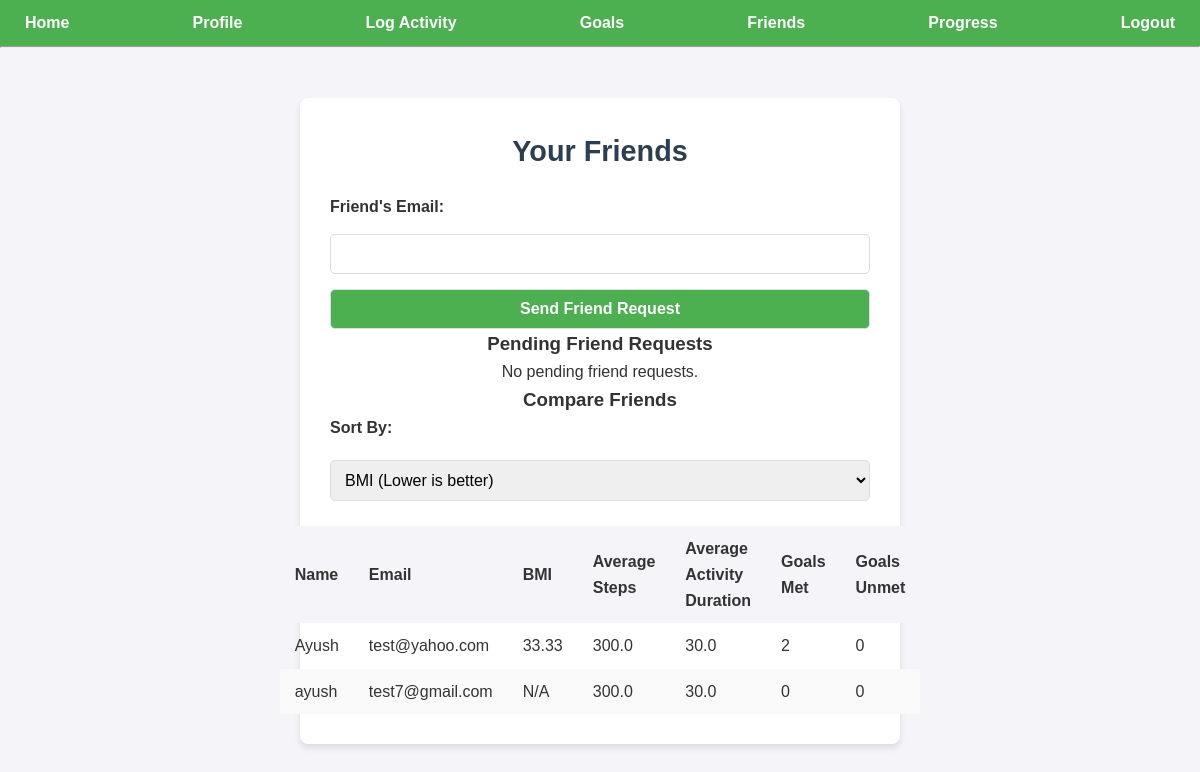
/friends (signed in), run on the app's committed database.
### models.py (models this page shows)
class User(db.Model):
    __tablename__ = 'users'
    id = db.Column(db.Integer, primary_key=True)
    name = db.Column(db.String(100), nullable=False)
    email = db.Column(db.String(100), unique=True, nullable=False)
    password = db.Column(db.String(200), nullable=False)
    height = db.Column(db.Float, nullable=True)
    weight = db.Column(db.Float, nullable=True)
    age = db.Column(db.Integer, nullable=True)
    gender = db.Column(db.String(10), nullable=True)
    fitness_level = db.Column(db.String(20), nullable=True)
    activities = db.relationship('Activity', back_populates='user', cascade="all, delete-orphan")
    fitness_goals = db.relationship('Goal', back_populates='user', cascade="all, delete-orphan")
    friends = db.relationship('Friendship', foreign_keys='Friendship.user_id', back_populates='user', cascade="all, delete-orphan")

### app.py (the view, shortened to what this page needs)
@app.route('/friends', methods=['GET', 'POST'])
def friends():
    if 'user_id' not in session:
        flash('Please log in to access your friends list.')
        return redirect(url_for('login'))
    user = User.query.get(session['user_id'])
    incoming_requests = Friendship.query.filter_by(friend_id=user.id, status='pending').all()
    accepted_friendships = Friendship.query.filter(
        ((Friendship.user_id == user.id) | (Friendship.friend_id == user.id)) &
        (Friendship.status == 'accepted')
    ).all()
    user_activities = Activity.query.filter_by(user_id=user.id).all()
    user_bmi = round(user.weight / ((user.height / 100) ** 2), 2) if user.height and user.weight else None
    user_avg_steps = round(sum(a.steps for a in user_activities if a.steps) / len(user_activities), 2) if user_activities else None
    user_avg_duration = round(sum(a.duration for a in user_activities if a.duration) / len(user_activities), 2) if user_activities else None
    user_goals_met = Goal.query.filter_by(user_id=user.id).filter(Goal.progress >= Goal.target_value).count()
    user_goals_unmet = Goal.query.filter_by(user_id=user.id).filter(Goal.progress < Goal.target_value).count()
    friends_data = []
    for friendship in accepted_friendships:
        friend = friendship.friend if friendship.user_id == user.id else friendship.user
        activities = Activity.query.filter_by(user_id=friend.id).all()
        bmi = round(friend.weight / ((friend.height / 100) ** 2), 2) if friend.height and friend.weight else None
        avg_steps = round(sum(a.steps for a in activities if a.steps) / len(activities), 2) if activities else None
        avg_duration = round(sum(a.duration for a in activities if a.duration) / len(activities), 2) if activities else None
        goals_met = Goal.query.filter_by(user_id=friend.id).filter(Goal.progress >= Goal.target_value).count()
        goals_unmet = Goal.query.filter_by(user_id=friend.id).filter(Goal.progress < Goal.target_value).count()
        friends_data.append({
            'name': friend.name,
            'email': friend.email,
            'bmi': bmi,
            'avg_steps': avg_steps,
            'avg_duration': avg_duration,
            'goals_met': goals_met,
            'goals_unmet': goals_unmet,
        })
    friends_data.append({
        'name': user.name,
        'email': user.email,
        'bmi': user_bmi,
        'avg_steps': user_avg_steps,
        'avg_duration': user_avg_duration,
        'goals_met': user_goals_met,
        'goals_unmet': user_goals_unmet,
    })
    sort_category = request.args.get('sort', 'bmi')
    reverse_sort = sort_category not in ['bmi']  # BMI is sorted ascending; others descending
    def sorting_key(item):
        value = item.get(sort_category)
        if value is None:
            return float('inf') if not reverse_sort else float('-inf')
        return value
    friends_data.sort(key=sorting_key, reverse=reverse_sort)
    return render_template(
        'friends.html',
        user=user,
        incoming_requests=incoming_requests,
        accepted_friends=friends_data,
        sort_category=sort_category,
    )

### app.py (called while the page is built)
@app.before_request
def create_tables_once():
    global first_request_done  # Declare the variable as global
    if not first_request_done:
        db.create_all()
        first_request_done = True

### templates/friends.html (shortened to what this page needs)
{% extends "base.html" %}
{% block content %}
<div class="container">
    <h2>Your Friends</h2>
    <form method="POST">
        <label for="friend_email">Friend's Email:</label>
        <input type="email" name="friend_email" id="friend_email" required>
        <button type="submit">Send Friend Request</button>
    </form>
    <h3>Pending Friend Requests</h3>
    {% if incoming_requests %}
    <table>
        <thead>
            <tr>
                <th>From</th>
                <th>Actions</th>
            </tr>
        </thead>
        <tbody>
            {% for request in incoming_requests %}
            <tr>
                <td>{{ request.user.name }} ({{ request.user.email }})</td>
                <td>
                    <form method="POST" action="{{ url_for('update_friendship', friendship_id=request.id) }}">
                        <button name="status" value="accepted">Accept</button>
                        <button name="status" value="rejected">Reject</button>
                    </form>
                </td>
            </tr>
            {% endfor %}
        </tbody>
    </table>
    {% else %}
    <p>No pending friend requests.</p>
    {% endif %}
    <h3>Compare Friends</h3>
    <form method="GET" action="{{ url_for('friends') }}">
        <label for="sort_category">Sort By:</label>
        <select name="sort" id="sort_category" onchange="this.form.submit()">
            <option value="bmi" {% if sort_category == 'bmi' %}selected{% endif %}>BMI (Lower is better)</option>
        </select>
    </form>
    <table>
        <thead>
            <tr>
                <th>Name</th>
                <th>Email</th>
                <th>BMI</th>
                <th>Average Steps</th>
                <th>Average Activity Duration</th>
                <th>Goals Met</th>
                <th>Goals Unmet</th>
            </tr>
        </thead>
        <tbody>
            {% for friend in accepted_friends %}
            <tr>
                <td>{{ friend.name }}</td>
                <td>{{ friend.email }}</td>
                <td>{{ friend.bmi if friend.bmi is not none else 'N/A' }}</td>
                <td>{{ friend.avg_steps if friend.avg_steps is not none else 'N/A' }}</td>
                <td>{{ friend.avg_duration if friend.avg_duration is not none else 'N/A' }}</td>
                <td>{{ friend.goals_met }}</td>
                <td>{{ friend.goals_unmet }}</td>
            </tr>
            {% endfor %}
        </tbody>
    </table>
</div>
{% endblock %}

### static/style.css (style rules this page uses)
* { margin: 0; padding: 0; box-sizing: border-box; }
body { font-family: Arial, sans-serif; background-color: #f4f4f9; color: #333; line-height: 1.6; margin: 0; padding: 0; }
.container { max-width: 600px; margin: 50px auto; padding: 30px; background: white; border-radius: 8px; box-shadow: 0 4px 6px rgba(0, 0, 0, 0.1); display: flex; flex-direction: column; align-items: center; text-align: center; }
form { display: flex; flex-direction: column; width: 100%; gap: 15px; }
form label { font-weight: bold; align-self: flex-start; }
form input, form select, form button { padding: 10px; border: 1px solid #ddd; border-radius: 5px; font-size: 1rem; width: 100%; }
form button { background-color: #4CAF50; color: white; cursor: pointer; font-weight: bold; }
h1, h2 { font-size: 1.8rem; margin-bottom: 20px; color: #2c3e50; text-align: center; }
table { width: 100%; border-collapse: collapse; margin-top: 20px; }
th, td { text-align: left; padding: 10px 15px; }
th { background-color: #f4f4f9; font-weight: bold; }
tr:nth-child(even) { background-color: #f9f9f9; }
td:first-child { width: 50%; }
td:last-child { width: 50%; }
select { padding: 5px; margin: 5px 0; border-radius: 5px; border: 1px solid #ddd; }

### data on the page
User: name "Ayush", email "test@yahoo.com", bmi "33.33", avg_steps "300.0", avg_duration "30.0", goals_met "2", goals_unmet "0"
User: name "ayush", email "test7@gmail.com", bmi "N/A", avg_steps "300.0", avg_duration "30.0", goals_met "0", goals_unmet "0"
